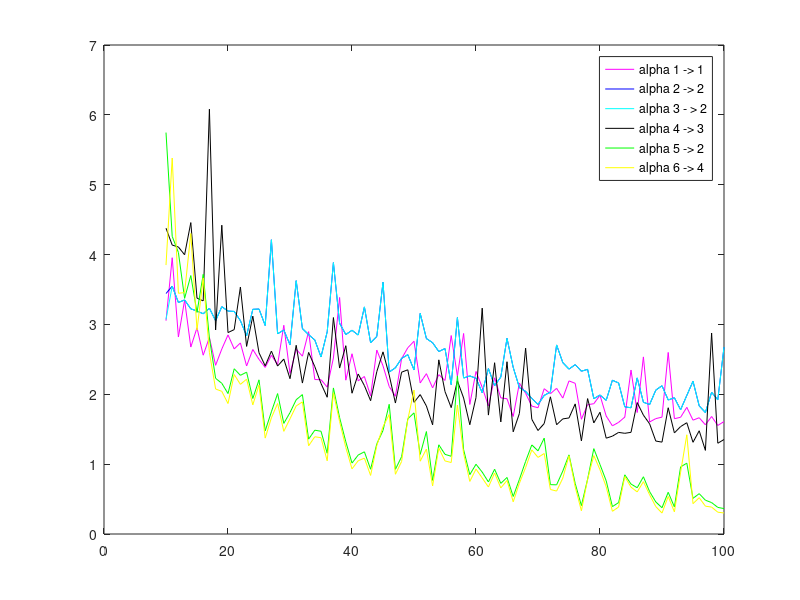

Write the MATLAB code that produced this figure.
clc;
clear;

func = @(x) 500/(x.^2 + 4 * x + 28);
dfunc = @(x) -(1000 * (2 + x))/(28 + 4 * x + x.^2).^2;
d2func = @(x) (3000 * (x.^2 + 4 * x - 4))/((x.^2 + 4 * x + 28).^3);

n = 10;
points = linspace(0, 2, n);

loop = n : 100;

plotAlpha1 = zeros(size(loop) - 9);
plotAlpha2 = zeros(size(loop) - 9);
plotAlpha3 = zeros(size(loop) - 9);
plotAlpha4 = zeros(size(loop) - 9);
plotAlpha5 = zeros(size(loop) - 9);
plotAlpha6 = zeros(size(loop) - 9);

for j = loop
    
    if (j == 10)
        for i = 1 : j
            values(i) = dfunc(points(i));
        end
        dfuncValues = values;
        mPoint = points(5);

        for i = 3 : (j - 3)
%             f12(i) = func(points(i - 2));
%             f11(i) = func(points(i - 1));
%             f0(i) = func(points(i));
%             f1(i) = func(points(i + 1));
%             f2(i) = func(points(i + 2));
%             f3(i) = func(points(i + 3));
            f12(i) = func(points(i - 2)) + (rand * 0.0001 - 0.00005);
            f11(i) = func(points(i - 1)) + (rand * 0.0001 - 0.00005);
            f0(i) = func(points(i)) + (rand * 0.0001 - 0.00005);
            f1(i) = func(points(i + 1)) + (rand * 0.0001 - 0.00005);
            f2(i) = func(points(i + 2)) + (rand * 0.0001 - 0.00005);
            f3(i) = func(points(i + 3)) + (rand * 0.0001 - 0.00005);
        end
        
% % % % % %       (1)
        for i = 3 : (j - 3)
            d1(i) = (f1(i) - f0(i))/(points(i + 1) - points(i));
        end
        delta1 = abs(dfunc(mPoint) - d1(5));
        alpha1 = -log(delta1)/log(5);
        plotAlpha1(j - 9) = alpha1;
        
% % % % % %       (2)  
        for i = 3 : (j - 3)
            d2(i) = (f1(i) - f11(i))/(points(i + 1) - points(i - 1));
        end 
        delta2 = abs(dfunc(mPoint) - d2(5));
        alpha2 = -log(delta2)/log(5);
        plotAlpha2(j - 9) = alpha2;
        
% % % % % %       (3)  
        for i = 3 : (j - 3)
            d3(i) = (- 3 * f0(i) + 4 * f1(i) - f2(i))/(points(i + 2) - points(i));
        end 
        delta3 = abs(dfunc(mPoint) - d3(5));
        alpha3 = -log(delta3)/log(5);
        plotAlpha3(j - 9) = alpha3;
        
% % % % % %       (4)  
        for i = 3 : (j - 3)
            d4(i) = (- 11 * f0(i) + 18 * f1(i) - 9 * f2(i) + 2 * f3(i))/(3 * (points(i + 2) - points(i)));
        end 
        delta4 = abs(dfunc(mPoint) - d4(5));
        alpha4 = -log(delta4)/log(5);
        plotAlpha4(j - 9) = alpha4;        
        
% % % % % %       (5)  
        for i = 3 : (j - 3)
            d5(i) = (f1(i) - 2 * f0(i) + f11(i))/((points(i + 1) - points(i)).^2);
        end 
        delta5 = abs(d2func(mPoint) - d5(5));
        alpha5 = -log(delta5)/log(5);
        plotAlpha5(j - 9) = alpha5;
        
% % % % % %       (6)  
        for i = 3 : (j - 3)
            d6(i) = (- f12(i) + 16 * f11(i) - 30 * f0(i) + 16 * f1(i) - f2(i))/(12 * (points(i + 1) - points(i)).^2);
        end 
        delta6 = abs(d2func(mPoint) - d6(5));
        alpha6 = -log(delta6)/log(5);
        plotAlpha6(j - 9) = alpha6;          
    else

        points = linspace(0, 2, j);
        [d, index] = min(abs(points - mPoint));
        
        mPoint12 = points(index - 2);
        mPoint11 = points(index - 1);
        mPoint0 = points(index);
        mPoint1 = points(index + 1);
        mPoint2 = points(index + 2);
        mPoint3 = points(index + 3);
        
        f12 = func(mPoint12) + (rand * 0.0001 - 0.00005);
        f11 = func(mPoint11) + (rand * 0.0001 - 0.00005);
        f0 = func(mPoint0) + (rand * 0.0001 - 0.00005);
        f1 = func(mPoint1) + (rand * 0.0001 - 0.00005);
        f2 = func(mPoint2) + (rand * 0.0001 - 0.00005);
        f3 = func(mPoint3) + (rand * 0.0001 - 0.00005);
        
%         f12 = func(mPoint12);
%         f11 = func(mPoint11);
%         f0 = func(mPoint0);
%         f1 = func(mPoint1);
%         f2 = func(mPoint2);
%         f3 = func(mPoint3);

% % % % % % % % %  (1) 
        d1 = (f1 - f0)/(mPoint1 - mPoint0);
        delta1 = abs(dfunc(mPoint0) - d1);
        alpha1 = -log(delta1)/log(index);
        plotAlpha1(j - 9) = alpha1;
        
% % % % % % % % %  (2)        
        d2 = (f1 - f11)/(mPoint1 - mPoint11);
        delta2 = abs(dfunc(mPoint0) - d2);
        alpha2 = -log(delta2)/log(index);
        plotAlpha2(j - 9) = alpha2;
        
% % % % % % % % %  (3)        
        d3 = (-3 * f0 + 4 * f1 - f2)/(mPoint2 - mPoint0);
        delta3 = abs(dfunc(mPoint0) - d2);
        alpha3 = -log(delta3)/log(index);
        plotAlpha3(j - 9) = alpha3;
        
% % % % % % % % %  (4)        
        d4 = (-11 * f0 + 18 * f1 - 9 * f2 + 2 * f3)/(3 * (mPoint2 - mPoint0));
        delta4 = abs(dfunc(mPoint0) - d4);
        alpha4 = -log(delta4)/log(index);
        plotAlpha4(j - 9) = alpha4; 
        
% % % % % % % % %  (5)        
        d5 = (f1 - 2 * f0 + f11)/((mPoint1 - mPoint0).^2);
        delta5 = abs(d2func(mPoint0) - d5);
        alpha5 = -log(delta5)/log(index);
        plotAlpha5(j - 9) = alpha5;
        
% % % % % % % % %  (6)        
        d6 = (- f12 + 16 * f11 - 30 * f0 + 16 * f1 - f2)/(12 * (mPoint1 - mPoint0).^2);
        delta6 = abs(d2func(mPoint0) - d6);
        alpha6 = -log(delta6)/log(index);
        plotAlpha6(j - 9) = alpha6;          
    end

end

plot (loop, plotAlpha1, 'm');
hold on 
plot (loop, plotAlpha2, 'b');
plot (loop, plotAlpha3, 'c');
plot (loop, plotAlpha4, 'k');
plot (loop, plotAlpha5, 'g');
plot (loop, plotAlpha6, 'y');
legend('alpha 1 -> 1', 'alpha 2 -> 2', 'alpha 3 - > 2', 'alpha 4 -> 3', 'alpha 5 -> 2', 'alpha 6 -> 4');

